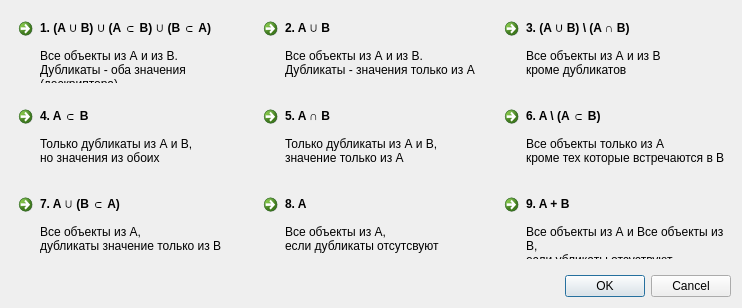
<?xml version="1.0" encoding="UTF-8"?>
<ui version="4.0">
 <class>BulkUtilityDialog</class>
 <widget class="QDialog" name="BulkUtilityDialog">
  <property name="geometry">
   <rect>
    <x>0</x>
    <y>0</y>
    <width>742</width>
    <height>308</height>
   </rect>
  </property>
  <property name="windowTitle">
   <string>Dialog</string>
  </property>
  <layout class="QVBoxLayout" name="verticalLayout">
   <item>
    <layout class="QGridLayout" name="gridLayout">
     <item row="0" column="0">
      <widget class="QCommandLinkButton" name="It_InAandInB_DubIt_BothVals">
       <property name="minimumSize">
        <size>
         <width>0</width>
         <height>0</height>
        </size>
       </property>
       <property name="maximumSize">
        <size>
         <width>16777215</width>
         <height>16777215</height>
        </size>
       </property>
       <property name="autoFillBackground">
        <bool>true</bool>
       </property>
       <property name="text">
        <string>1. (A ∪ B) ∪ (A ⊂ B) ∪ (B ⊂ A)</string>
       </property>
       <property name="icon">
        <iconset resource="sources.qrc">
         <normaloff>:/icons/icons/FM_TransBG/FM_1_TransBG.png</normaloff>:/icons/icons/FM_TransBG/FM_1_TransBG.png</iconset>
       </property>
       <property name="iconSize">
        <size>
         <width>60</width>
         <height>60</height>
        </size>
       </property>
       <property name="description">
        <string>
Все объекты из А и из В. 
Дубликаты - оба значения (дескриптора)  </string>
       </property>
      </widget>
     </item>
     <item row="0" column="1">
      <widget class="QCommandLinkButton" name="It_InAandInB_DubIt_OnlyAVals">
       <property name="minimumSize">
        <size>
         <width>0</width>
         <height>0</height>
        </size>
       </property>
       <property name="maximumSize">
        <size>
         <width>16777215</width>
         <height>16777215</height>
        </size>
       </property>
       <property name="text">
        <string>2. A ∪ B</string>
       </property>
       <property name="icon">
        <iconset resource="sources.qrc">
         <normaloff>:/icons/icons/FM_TransBG/FM_2_TransBG.png</normaloff>:/icons/icons/FM_TransBG/FM_2_TransBG.png</iconset>
       </property>
       <property name="iconSize">
        <size>
         <width>60</width>
         <height>60</height>
        </size>
       </property>
       <property name="description">
        <string>
Все объекты из А и из В. 
Дубликаты - значения только из А  </string>
       </property>
      </widget>
     </item>
     <item row="0" column="2">
      <widget class="QCommandLinkButton" name="It_InAandInB_WithoutDublIt">
       <property name="minimumSize">
        <size>
         <width>0</width>
         <height>0</height>
        </size>
       </property>
       <property name="maximumSize">
        <size>
         <width>16777215</width>
         <height>16777215</height>
        </size>
       </property>
       <property name="text">
        <string>3. (A ∪ B) \ (A ∩ B)</string>
       </property>
       <property name="icon">
        <iconset resource="sources.qrc">
         <normaloff>:/icons/icons/FM_TransBG/FM_3_TransBG.png</normaloff>:/icons/icons/FM_TransBG/FM_3_TransBG.png</iconset>
       </property>
       <property name="iconSize">
        <size>
         <width>60</width>
         <height>60</height>
        </size>
       </property>
       <property name="description">
        <string>
Все объекты из А и из В 
кроме дубликатов </string>
       </property>
      </widget>
     </item>
     <item row="1" column="0">
      <widget class="QCommandLinkButton" name="It_InAandB_DublIt_BothVals">
       <property name="minimumSize">
        <size>
         <width>0</width>
         <height>0</height>
        </size>
       </property>
       <property name="maximumSize">
        <size>
         <width>16777215</width>
         <height>16777215</height>
        </size>
       </property>
       <property name="text">
        <string>4. A ⊂ B</string>
       </property>
       <property name="icon">
        <iconset resource="sources.qrc">
         <normaloff>:/icons/icons/FM_TransBG/FM_4_TransBG.png</normaloff>:/icons/icons/FM_TransBG/FM_4_TransBG.png</iconset>
       </property>
       <property name="iconSize">
        <size>
         <width>60</width>
         <height>60</height>
        </size>
       </property>
       <property name="description">
        <string>
Только дубликаты из А и В,
но значения из обоих </string>
       </property>
      </widget>
     </item>
     <item row="1" column="1">
      <widget class="QCommandLinkButton" name="It_InAandB_DublIt_OnlyAVals">
       <property name="minimumSize">
        <size>
         <width>0</width>
         <height>0</height>
        </size>
       </property>
       <property name="maximumSize">
        <size>
         <width>16777215</width>
         <height>16777215</height>
        </size>
       </property>
       <property name="text">
        <string>5. A ∩ B</string>
       </property>
       <property name="icon">
        <iconset resource="sources.qrc">
         <normaloff>:/icons/icons/FM_TransBG/FM_5_TransBG.png</normaloff>:/icons/icons/FM_TransBG/FM_5_TransBG.png</iconset>
       </property>
       <property name="iconSize">
        <size>
         <width>60</width>
         <height>60</height>
        </size>
       </property>
       <property name="description">
        <string>
Только дубликаты из А и В, 
значение только из А </string>
       </property>
      </widget>
     </item>
     <item row="1" column="2">
      <widget class="QCommandLinkButton" name="It_OnlyA_WithoutDublIt">
       <property name="minimumSize">
        <size>
         <width>0</width>
         <height>0</height>
        </size>
       </property>
       <property name="maximumSize">
        <size>
         <width>16777215</width>
         <height>16777215</height>
        </size>
       </property>
       <property name="text">
        <string>6. A \ (A ⊂ B)</string>
       </property>
       <property name="icon">
        <iconset resource="sources.qrc">
         <normaloff>:/icons/icons/FM_TransBG/FM_6_TransBG.png</normaloff>:/icons/icons/FM_TransBG/FM_6_TransBG.png</iconset>
       </property>
       <property name="iconSize">
        <size>
         <width>60</width>
         <height>60</height>
        </size>
       </property>
       <property name="description">
        <string>
Все объекты только из А
кроме тех которые встречаются в В </string>
       </property>
      </widget>
     </item>
     <item row="2" column="0">
      <widget class="QCommandLinkButton" name="It_OnlyA_DubIt_OnlyBVals">
       <property name="minimumSize">
        <size>
         <width>0</width>
         <height>0</height>
        </size>
       </property>
       <property name="maximumSize">
        <size>
         <width>16777215</width>
         <height>16777215</height>
        </size>
       </property>
       <property name="text">
        <string>7. A ∪ (B ⊂ A)</string>
       </property>
       <property name="icon">
        <iconset resource="sources.qrc">
         <normaloff>:/icons/icons/FM_TransBG/FM_7_TransBG.png</normaloff>:/icons/icons/FM_TransBG/FM_7_TransBG.png</iconset>
       </property>
       <property name="iconSize">
        <size>
         <width>60</width>
         <height>60</height>
        </size>
       </property>
       <property name="description">
        <string>
Все объекты из А, 
дубликаты значение только из В </string>
       </property>
      </widget>
     </item>
     <item row="2" column="1">
      <widget class="QCommandLinkButton" name="It_SingleAFile">
       <property name="minimumSize">
        <size>
         <width>0</width>
         <height>0</height>
        </size>
       </property>
       <property name="maximumSize">
        <size>
         <width>16777215</width>
         <height>16777215</height>
        </size>
       </property>
       <property name="text">
        <string>8. A</string>
       </property>
       <property name="icon">
        <iconset resource="sources.qrc">
         <normaloff>:/icons/icons/FM_TransBG/FM_8_TransBG.png</normaloff>:/icons/icons/FM_TransBG/FM_8_TransBG.png</iconset>
       </property>
       <property name="iconSize">
        <size>
         <width>60</width>
         <height>60</height>
        </size>
       </property>
       <property name="description">
        <string>
Все объекты из А, 
если дубликаты отсутсвуют </string>
       </property>
      </widget>
     </item>
     <item row="2" column="2">
      <widget class="QCommandLinkButton" name="It_SingleAFile_and_It_SingleBFile">
       <property name="minimumSize">
        <size>
         <width>0</width>
         <height>0</height>
        </size>
       </property>
       <property name="maximumSize">
        <size>
         <width>16777215</width>
         <height>16777215</height>
        </size>
       </property>
       <property name="text">
        <string>9. A + B</string>
       </property>
       <property name="icon">
        <iconset resource="sources.qrc">
         <normaloff>:/icons/icons/FM_TransBG/FM_9_TransBG.png</normaloff>:/icons/icons/FM_TransBG/FM_9_TransBG.png</iconset>
       </property>
       <property name="iconSize">
        <size>
         <width>60</width>
         <height>60</height>
        </size>
       </property>
       <property name="description">
        <string>
Все объекты из А и Все объекты из В, 
если убликаты отсуствуют </string>
       </property>
      </widget>
     </item>
    </layout>
   </item>
   <item>
    <widget class="QDialogButtonBox" name="buttonBox">
     <property name="orientation">
      <enum>Qt::Horizontal</enum>
     </property>
     <property name="standardButtons">
      <set>QDialogButtonBox::Cancel|QDialogButtonBox::Ok</set>
     </property>
    </widget>
   </item>
  </layout>
 </widget>
 <resources>
  <include location="sources.qrc"/>
 </resources>
 <connections>
  <connection>
   <sender>buttonBox</sender>
   <signal>accepted()</signal>
   <receiver>BulkUtilityDialog</receiver>
   <slot>accept()</slot>
   <hints>
    <hint type="sourcelabel">
     <x>248</x>
     <y>254</y>
    </hint>
    <hint type="destinationlabel">
     <x>157</x>
     <y>274</y>
    </hint>
   </hints>
  </connection>
  <connection>
   <sender>buttonBox</sender>
   <signal>rejected()</signal>
   <receiver>BulkUtilityDialog</receiver>
   <slot>reject()</slot>
   <hints>
    <hint type="sourcelabel">
     <x>316</x>
     <y>260</y>
    </hint>
    <hint type="destinationlabel">
     <x>286</x>
     <y>274</y>
    </hint>
   </hints>
  </connection>
 </connections>
</ui>
